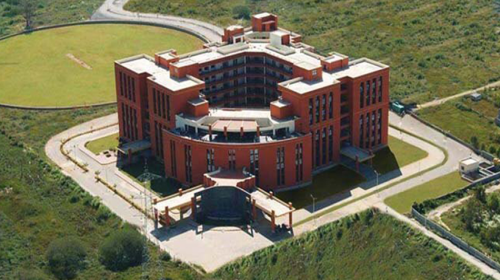
#> input picture Image Cryptography/Images/pic3.png, 500 x 280 px
$ jupyter execute XOR_METHOD.ipynb
#> lines starting #> are read from the running program, lines starting #| are printed output that depends on the picture
[cell 1]
from PIL import Image
from IPython.display import display
import numpy as np
import math
import time

#reading the image into a 3d array
#ROW (height) x COLUMN(Width) x COLORS(3)
src_image = np.array(Image.open('Images/pic3.png').convert('RGB'))
display(Image.open('Images/pic3.png'))
print('Input Image Shape = ',src_image.shape)
#| Input Image Shape =  (280, 500, 3)
# start time
start = time.time()

#generating a key for encryption and decryption
key= np.random.randint(1000, size=(280, 500, 3))
print('Key Matrix Shape = ',key.shape)
# XOR opertion between input image and the key
encrypt = np.bitwise_xor(src_image,key)
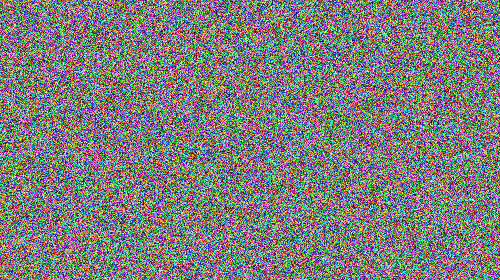
#> encrypt: shape (280, 500, 3) int64; mean R, G, B 502.6, 503.3, 502; drawn with min black and max white
np.array_equal(encrypt,src_image)

# save the encrypted image
img = Image.fromarray((encrypt * 255).astype(np.uint8))
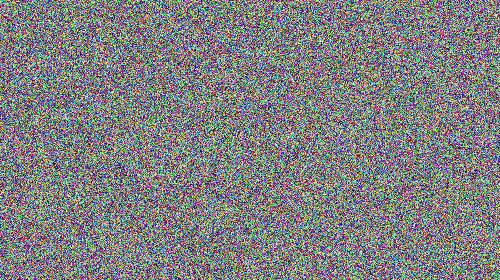
#> img: PIL image 500x280 RGB; mean R, G, B 127.6, 127.9, 128.9
img.save('Encrypted_Images/encrypt3.png')
display(img)

# Decrypt the image by performing XOR between encrypted matrix and key matrix
decrypt = np.bitwise_xor(key,encrypt)
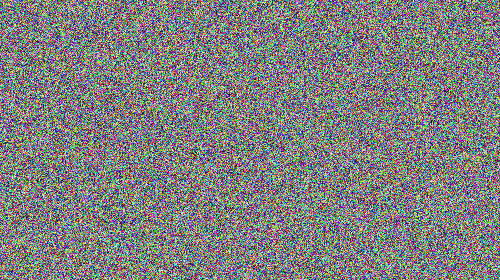
#> key: shape (280, 500, 3) int64; mean R, G, B 500.3, 500.8, 500.5; drawn with min black and max white
decrypt=decrypt.astype(np.uint8)
print('Decrypted Image Shape = ',decrypt.shape)
#| Decrypted Image Shape =  (280, 500, 3)
# end image
end = time.time()

# save image
i = Image.fromarray(decrypt)
i.save('Decrypted_Images/decrypt3.png')
display(i)

print('Time',round(end - start,4))
